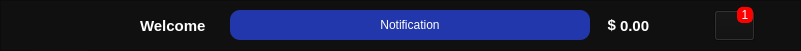
   <widget class="QFrame" name="header_frame">
    <property name="geometry">
     <rect>
      <x>0</x>
      <y>0</y>
      <width>801</width>
      <height>51</height>
     </rect>
    </property>
    <property name="styleSheet">
     <string notr="true">background-color: rgb(16, 16, 16);</string>
    </property>
    <property name="frameShape">
     <enum>QFrame::StyledPanel</enum>
    </property>
    <property name="frameShadow">
     <enum>QFrame::Raised</enum>
    </property>
    <widget class="QPushButton" name="hamburger_menu_button">
     <property name="geometry">
      <rect>
       <x>30</x>
       <y>10</y>
       <width>61</width>
       <height>41</height>
      </rect>
     </property>
     <property name="cursor">
      <cursorShape>PointingHandCursor</cursorShape>
     </property>
     <property name="styleSheet">
      <string notr="true">
QPushButton {
                
	background-color: rgb(16, 16, 16);
                border: none;
                border-radius: 5px;
				color: white
            }
QPushButton:hover {
                background-color: blue;
            }
</string>
     </property>
     <property name="text">
      <string/>
     </property>
     <property name="icon">
      <iconset resource="icons.qrc">
       <normaloff>:/icons/Downloads/material-symbols--menu-rounded.png</normaloff>:/icons/Downloads/material-symbols--menu-rounded.png</iconset>
     </property>
     <property name="iconSize">
      <size>
       <width>50</width>
       <height>50</height>
      </size>
     </property>
    </widget>
    <widget class="QPushButton" name="shopping_cart_button">
     <property name="geometry">
      <rect>
       <x>714</x>
       <y>10</y>
       <width>41</width>
       <height>31</height>
      </rect>
     </property>
     <property name="styleSheet">
      <string notr="true">QPushButton {
                
	background-color:  rgb(16, 16, 16);
                border: none;
                border-radius: 5px;

				color: white
            }
QPushButton:hover {
                background-color: blue;
            };
</string>
     </property>
     <property name="text">
      <string/>
     </property>
     <property name="icon">
      <iconset resource="icons.qrc">
       <normaloff>:/icons/Downloads/shopping-cart.png</normaloff>:/icons/Downloads/shopping-cart.png</iconset>
     </property>
     <property name="iconSize">
      <size>
       <width>30</width>
       <height>30</height>
      </size>
     </property>
    </widget>
    <widget class="QLabel" name="account_balance_label">
     <property name="geometry">
      <rect>
       <x>620</x>
       <y>10</y>
       <width>91</width>
       <height>31</height>
      </rect>
     </property>
     <property name="styleSheet">
      <string notr="true">color: white;
font-weight: bold;
text-align: center;
font-size: 15px;
</string>
     </property>
     <property name="text">
      <string>0.00</string>
     </property>
    </widget>
    <widget class="QLabel" name="label_4">
     <property name="geometry">
      <rect>
       <x>600</x>
       <y>10</y>
       <width>16</width>
       <height>31</height>
      </rect>
     </property>
     <property name="styleSheet">
      <string notr="true">color: white;
font-weight: bold;
text-align: center;
font-size: 15px;</string>
     </property>
     <property name="text">
      <string>&lt;html&gt;&lt;head/&gt;&lt;body&gt;&lt;p align=&quot;right&quot;&gt;$&lt;/p&gt;&lt;/body&gt;&lt;/html&gt;</string>
     </property>
     <property name="alignment">
      <set>Qt::AlignRight|Qt::AlignTrailing|Qt::AlignVCenter</set>
     </property>
    </widget>
    <widget class="QLabel" name="welcome_username_label">
     <property name="geometry">
      <rect>
       <x>140</x>
       <y>10</y>
       <width>301</width>
       <height>31</height>
      </rect>
     </property>
     <property name="styleSheet">
      <string notr="true">color: white;
font-weight: bold;
text-align: center;
font-size: 15px;
</string>
     </property>
     <property name="text">
      <string>Welcome</string>
     </property>
    </widget>
    <widget class="QLabel" name="notification_label">
     <property name="enabled">
      <bool>true</bool>
     </property>
     <property name="geometry">
      <rect>
       <x>737</x>
       <y>7</y>
       <width>16</width>
       <height>16</height>
      </rect>
     </property>
     <property name="styleSheet">
      <string notr="true">QLabel {
    border: 1px solid #ff0000; /* Red border */
    border-radius: 5px; /* Ensures the QLabel becomes circular */
    background-color: #ff0000; /* Red background color */
    width: 10px; /* Small width */
    height: 10px; /* Small height */
    padding: 0px; /* Remove any default padding */
  	visibility: hidden;
color: white
}
</string>
     </property>
     <property name="text">
      <string>1</string>
     </property>
     <property name="alignment">
      <set>Qt::AlignCenter</set>
     </property>
     <property name="buddy">
      <cstring></cstring>
     </property>
    </widget>
    <widget class="QLabel" name="main_app_notif_label">
     <property name="geometry">
      <rect>
       <x>230</x>
       <y>10</y>
       <width>360</width>
       <height>30</height>
      </rect>
     </property>
     <property name="cursor">
      <cursorShape>PointingHandCursor</cursorShape>
     </property>
     <property name="styleSheet">
      <string notr="true">background-color: rgb(34, 55, 172);
border-radius: 10px;
color: white</string>
     </property>
     <property name="text">
      <string>Notification</string>
     </property>
     <property name="scaledContents">
      <bool>true</bool>
     </property>
     <property name="alignment">
      <set>Qt::AlignCenter</set>
     </property>
     <property name="wordWrap">
      <bool>true</bool>
     </property>
    </widget>
   </widget>
